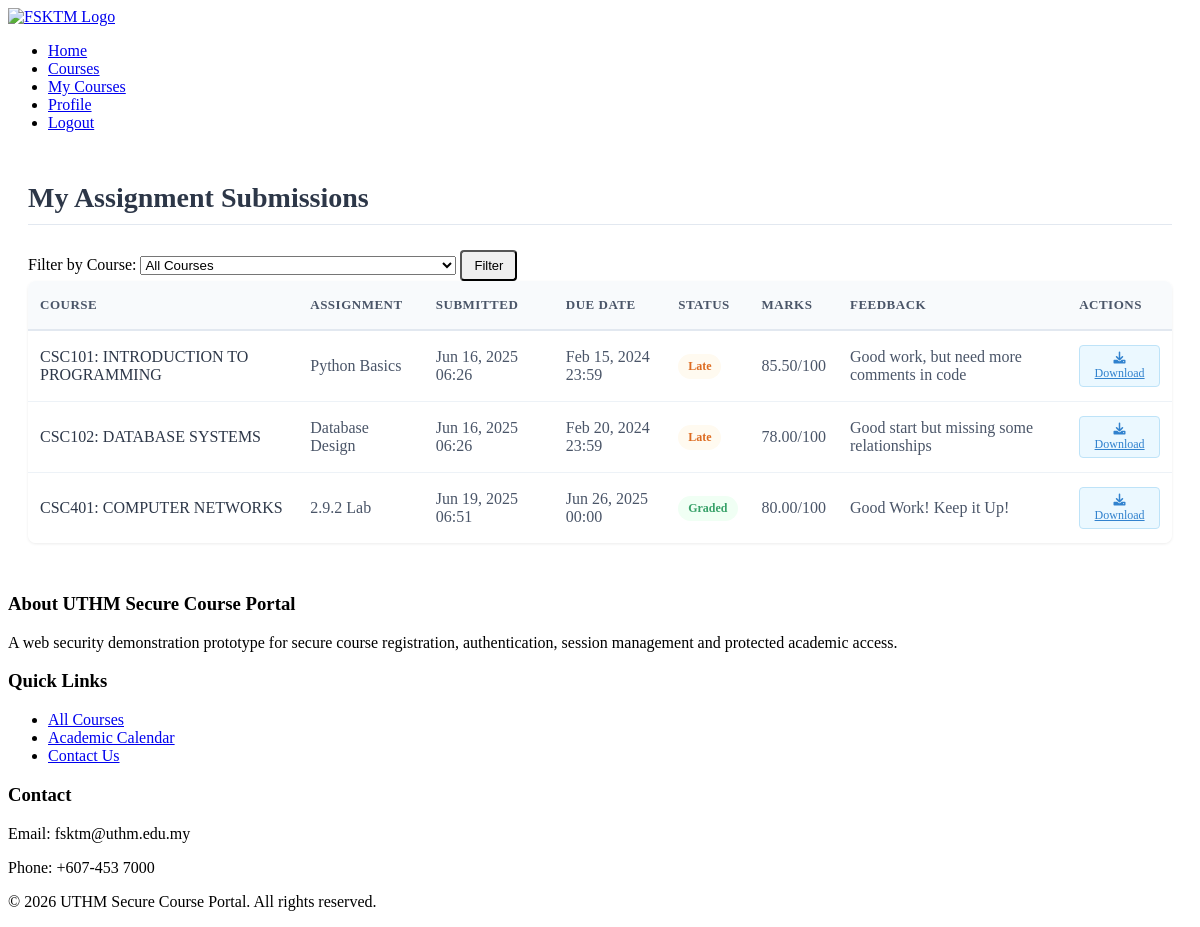
Page /fsktm-course-system/pages/my-submissions.php (signed in) on the committed database.
### tables this page shows
CREATE TABLE `submissions` (
  `submission_id` int(11) NOT NULL,
  `assignment_id` int(11) NOT NULL,
  `user_id` int(11) NOT NULL,
  `submission_date` timestamp NOT NULL DEFAULT current_timestamp(),
  `file_path` varchar(255) NOT NULL,
  `marks` decimal(5,2) DEFAULT NULL,
  `feedback` text DEFAULT NULL,
  `status` enum('submitted','late','graded') DEFAULT 'submitted'
);

CREATE TABLE `courses` (
  `course_id` int(11) NOT NULL,
  `course_code` varchar(10) NOT NULL,
  `course_name` varchar(100) NOT NULL,
  `description` text DEFAULT NULL,
  `credits` int(11) NOT NULL DEFAULT 3,
  `semester` enum('1','2','3') NOT NULL,
  `academic_year` varchar(9) NOT NULL,
  `max_students` int(11) DEFAULT 40,
  `current_enrolled` int(11) DEFAULT 0,
  `instructor_id` int(11) DEFAULT NULL,
  `schedule_day` varchar(20) DEFAULT NULL,
  `schedule_time` varchar(50) DEFAULT NULL,
  `classroom` varchar(20) DEFAULT NULL,
  `course_image` varchar(255) DEFAULT 'default-course.jpg',
  `prerequisites` text DEFAULT NULL,
  `category_id` int(11) DEFAULT NULL,
  `is_active` tinyint(1) DEFAULT 1,
  `created_at` timestamp NOT NULL DEFAULT current_timestamp(),
  `updated_at` timestamp NOT NULL DEFAULT current_timestamp() ON UPDATE current_timestamp()
);

CREATE TABLE `assignments` (
  `assignment_id` int(11) NOT NULL,
  `course_id` int(11) NOT NULL,
  `title` varchar(200) NOT NULL,
  `description` text DEFAULT NULL,
  `due_date` datetime NOT NULL,
  `max_marks` int(11) DEFAULT 100,
  `created_at` timestamp NOT NULL DEFAULT current_timestamp(),
  `updated_at` timestamp NOT NULL DEFAULT current_timestamp() ON UPDATE current_timestamp()
);

### fsktm-course-system/pages/my-submissions.php (the view, shortened to what this page needs)
<?php
require_once '../includes/functions.php';
require_once '../includes/header.php';
$db = new Database();
$conn = $db->getConnection();
$course_filter = isset($_GET['course_id']) ? (int)$_GET['course_id'] : null;
$query = "
    SELECT s.*,
           a.title as assignment_title,
           a.due_date,
           c.course_name,
           c.course_code,
           CASE
               WHEN s.submission_date > a.due_date THEN 'late'
               WHEN s.marks IS NOT NULL THEN 'graded'
               ELSE 'submitted'
           END as status
    FROM submissions s
    JOIN assignments a ON s.assignment_id = a.assignment_id
    JOIN courses c ON a.course_id = c.course_id
    WHERE s.user_id = ?
";
if ($course_filter) {
    $query .= " AND c.course_id = ?";
    $stmt = $conn->prepare($query);
    $stmt->bind_param("ii", $_SESSION['user_id'], $course_filter);
} else {
    $stmt = $conn->prepare($query);
    $stmt->bind_param("i", $_SESSION['user_id']);
}
$stmt->execute();
$submissions = $stmt->get_result()->fetch_all(MYSQLI_ASSOC);
$filter_course_name = '';
?>
<div class="submission-container">
    <div class="d-flex justify-content-between align-items-center mb-4">
        <h2>
            <?php if ($course_filter): ?>
                My Submissions for <?= htmlspecialchars($filter_course_name) ?>
            <?php else: ?>
                My Assignment Submissions
            <?php endif; ?>
        </h2>
    </div>
    <?php if (!$course_filter): ?>
        <div class="card mb-4">
            <div class="card-body">
                <form method="get" class="form-inline">
                    <label for="course_filter" class="mr-2">Filter by Course:</label>
                    <select class="form-control mr-2" id="course_filter" name="course_id">
                        <option value="">All Courses</option>
                    </select>
                    <button type="submit" class="btn btn-primary">Filter</button>
                </form>
            </div>
        </div>
    <?php endif; ?>
    <div class="table-responsive">
        <table class="table table-striped">
            <thead>
                <tr>
                    <th>Course</th>
                    <th>Assignment</th>
                    <th>Submitted</th>
                    <th>Due Date</th>
                    <th>Status</th>
                    <th>Marks</th>
                    <th>Feedback</th>
                    <th>Actions</th>
                </tr>
            </thead>
            <tbody>
                <?php if (empty($submissions)): ?>
                    <tr>
                        <td colspan="8" class="text-center py-4">
                            <?php if ($course_filter): ?>
                                No submissions found for this course.
                            <?php else: ?>
                                You haven't submitted any assignments yet.
                            <?php endif; ?>
                        </td>
                    </tr>
                <?php else: ?>
                    <?php foreach ($submissions as $submission): ?>
                        <tr>
                            <td>
                                <?= $submission['course_code'] ?>: <?= $submission['course_name'] ?>
                            </td>
                            <td><?= $submission['assignment_title'] ?></td>
                            <td><?= date('M j, Y H:i', strtotime($submission['submission_date'])) ?></td>
                            <td><?= date('M j, Y H:i', strtotime($submission['due_date'])) ?></td>
                            <td>
                                <?php
                                $badge_class = '';
                                if ($submission['status'] == 'late') $badge_class = 'badge-warning';
                                elseif ($submission['status'] == 'graded') $badge_class = 'badge-success';
                                else $badge_class = 'badge-primary';
                                ?>
                                <span class="badge <?= $badge_class ?>">
                                    <?= ucfirst($submission['status']) ?>
                                </span>
                            </td>
                            <td>
                                <?php if ($submission['marks'] !== null): ?>
                                    <?= $submission['marks'] ?>/100
                                <?php else: ?>
                                    -
                                <?php endif; ?>
                            </td>
                            <td><?= $submission['feedback'] ?: 'No feedback yet' ?></td>
                            <td>
                                <a href="../<?= UPLOAD_SUBMISSION_PATH . $submission['file_path'] ?>"
                                   class="btn btn-sm btn-info" download>
                                   <i class="fas fa-download"></i> Download
                                </a>
                            </td>
                        </tr>
                    <?php endforeach; ?>
                <?php endif; ?>
            </tbody>
        </table>
    </div>
</div>
<?php require_once '../includes/footer.php'; ?>

### fsktm-course-system/pages/my-submissions.php (style rules this page uses)
.submission-container { max-width: 1200px; margin: 50px auto; padding: 0 20px; }
.submission-container h2 { color: #2d3748; font-size: 28px; font-weight: 600; margin-bottom: 25px; padding-bottom: 10px; border-bottom: 1px solid #e2e8f0; }
.table-responsive { border-radius: 8px; overflow: hidden; box-shadow: 0 1px 3px rgba(0, 0, 0, 0.08); }
.table { width: 100%; border-collapse: collapse; background-color: white; }
.table thead { background-color: #f8fafc; }
.table th { padding: 16px 12px; text-align: left; color: #4a5568; font-weight: 600; text-transform: uppercase; font-size: 13px; letter-spacing: 0.5px; border-bottom: 2px solid #e2e8f0; }
.table td { padding: 14px 12px; border-bottom: 1px solid #edf2f7; vertical-align: middle; color: #4a5568; }
.table tbody tr:last-child td { border-bottom: none; }
.badge { display: inline-block; padding: 5px 10px; border-radius: 20px; font-size: 12px; font-weight: 600; }
.badge-success { background-color: #f0fff4; color: #38a169; }
.badge-warning { background-color: #fffaf0; color: #dd6b20; }
.btn { display: inline-block; padding: 6px 12px; border-radius: 4px; font-size: 13px; font-weight: 500; text-align: center; cursor: pointer; transition: all 0.2s ease; }
.btn-sm { padding: 5px 10px; font-size: 12px; }
.btn-info { background-color: #ebf8ff; color: #3182ce; border: 1px solid #bee3f8; }
td:first-child { font-weight: 500; color: #2d3748; }

### rows in the picture
submissions: courses.course_code "CSC101", courses.course_name "INTRODUCTION TO PROGRAMMING", assignment.title "Python Basics", submission_date "Jun 16, 2025 06:26", assignment.due_date "Feb 15, 2024 23:59", status "Late", marks "85.50", feedback "Good work, but need more comments in code"
submissions: courses.course_code "CSC102", courses.course_name "DATABASE SYSTEMS", assignment.title "Database Design", submission_date "Jun 16, 2025 06:26", assignment.due_date "Feb 20, 2024 23:59", status "Late", marks "78.00", feedback "Good start but missing some relationships"
submissions: courses.course_code "CSC401", courses.course_name "COMPUTER NETWORKS", assignment.title "2.9.2 Lab", submission_date "Jun 19, 2025 06:51", assignment.due_date "Jun 26, 2025 00:00", status "Graded", marks "80.00", feedback "Good Work! Keep it Up!"
